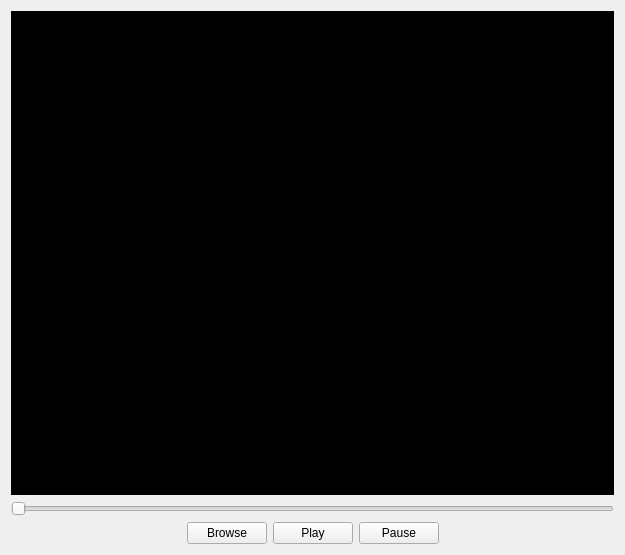
<?xml version="1.0" encoding="UTF-8"?>
<ui version="4.0">
 <class>VideoPlayerGui</class>
 <widget class="QWidget" name="VideoPlayerGui">
  <property name="geometry">
   <rect>
    <x>0</x>
    <y>0</y>
    <width>625</width>
    <height>555</height>
   </rect>
  </property>
  <property name="windowTitle">
   <string>Form</string>
  </property>
  <layout class="QVBoxLayout" name="verticalLayout" stretch="1,0,0">
   <item>
    <widget class="QLabel" name="Display_label">
     <property name="palette">
      <palette>
       <active>
        <colorrole role="Button">
         <brush brushstyle="SolidPattern">
          <color alpha="255">
           <red>0</red>
           <green>0</green>
           <blue>0</blue>
          </color>
         </brush>
        </colorrole>
        <colorrole role="Base">
         <brush brushstyle="SolidPattern">
          <color alpha="255">
           <red>0</red>
           <green>0</green>
           <blue>0</blue>
          </color>
         </brush>
        </colorrole>
        <colorrole role="Window">
         <brush brushstyle="SolidPattern">
          <color alpha="255">
           <red>0</red>
           <green>0</green>
           <blue>0</blue>
          </color>
         </brush>
        </colorrole>
       </active>
       <inactive>
        <colorrole role="Button">
         <brush brushstyle="SolidPattern">
          <color alpha="255">
           <red>0</red>
           <green>0</green>
           <blue>0</blue>
          </color>
         </brush>
        </colorrole>
        <colorrole role="Base">
         <brush brushstyle="SolidPattern">
          <color alpha="255">
           <red>0</red>
           <green>0</green>
           <blue>0</blue>
          </color>
         </brush>
        </colorrole>
        <colorrole role="Window">
         <brush brushstyle="SolidPattern">
          <color alpha="255">
           <red>0</red>
           <green>0</green>
           <blue>0</blue>
          </color>
         </brush>
        </colorrole>
       </inactive>
       <disabled>
        <colorrole role="Button">
         <brush brushstyle="SolidPattern">
          <color alpha="255">
           <red>0</red>
           <green>0</green>
           <blue>0</blue>
          </color>
         </brush>
        </colorrole>
        <colorrole role="Base">
         <brush brushstyle="SolidPattern">
          <color alpha="255">
           <red>0</red>
           <green>0</green>
           <blue>0</blue>
          </color>
         </brush>
        </colorrole>
        <colorrole role="Window">
         <brush brushstyle="SolidPattern">
          <color alpha="255">
           <red>0</red>
           <green>0</green>
           <blue>0</blue>
          </color>
         </brush>
        </colorrole>
       </disabled>
      </palette>
     </property>
     <property name="autoFillBackground">
      <bool>false</bool>
     </property>
     <property name="styleSheet">
      <string notr="true">Background-color: #000;</string>
     </property>
     <property name="frameShape">
      <enum>QFrame::NoFrame</enum>
     </property>
     <property name="text">
      <string/>
     </property>
     <property name="scaledContents">
      <bool>false</bool>
     </property>
    </widget>
   </item>
   <item>
    <widget class="QSlider" name="Frame_horizontalSlider">
     <property name="orientation">
      <enum>Qt::Horizontal</enum>
     </property>
    </widget>
   </item>
   <item>
    <layout class="QHBoxLayout" name="horizontalLayout">
     <item>
      <spacer name="horizontalSpacer">
       <property name="orientation">
        <enum>Qt::Horizontal</enum>
       </property>
       <property name="sizeHint" stdset="0">
        <size>
         <width>40</width>
         <height>20</height>
        </size>
       </property>
      </spacer>
     </item>
     <item>
      <widget class="QPushButton" name="Browse_pushButton">
       <property name="text">
        <string>Browse</string>
       </property>
      </widget>
     </item>
     <item>
      <widget class="QPushButton" name="Play_pushButton">
       <property name="text">
        <string>Play</string>
       </property>
      </widget>
     </item>
     <item>
      <widget class="QPushButton" name="Pause_pushButton">
       <property name="text">
        <string>Pause</string>
       </property>
      </widget>
     </item>
     <item>
      <spacer name="horizontalSpacer_2">
       <property name="orientation">
        <enum>Qt::Horizontal</enum>
       </property>
       <property name="sizeHint" stdset="0">
        <size>
         <width>40</width>
         <height>20</height>
        </size>
       </property>
      </spacer>
     </item>
    </layout>
   </item>
  </layout>
 </widget>
 <resources/>
 <connections>
  <connection>
   <sender>Frame_horizontalSlider</sender>
   <signal>sliderPressed()</signal>
   <receiver>VideoPlayerGui</receiver>
   <slot>onHorizontalSliderPressed()</slot>
   <hints>
    <hint type="sourcelabel">
     <x>45</x>
     <y>510</y>
    </hint>
    <hint type="destinationlabel">
     <x>58</x>
     <y>550</y>
    </hint>
   </hints>
  </connection>
  <connection>
   <sender>Frame_horizontalSlider</sender>
   <signal>sliderReleased()</signal>
   <receiver>VideoPlayerGui</receiver>
   <slot>onHorizontalSliderReleased()</slot>
   <hints>
    <hint type="sourcelabel">
     <x>136</x>
     <y>510</y>
    </hint>
    <hint type="destinationlabel">
     <x>137</x>
     <y>585</y>
    </hint>
   </hints>
  </connection>
  <connection>
   <sender>Frame_horizontalSlider</sender>
   <signal>sliderMoved(int)</signal>
   <receiver>VideoPlayerGui</receiver>
   <slot>onHorizontalSliderMoved(int)</slot>
   <hints>
    <hint type="sourcelabel">
     <x>544</x>
     <y>507</y>
    </hint>
    <hint type="destinationlabel">
     <x>543</x>
     <y>643</y>
    </hint>
   </hints>
  </connection>
  <connection>
   <sender>Browse_pushButton</sender>
   <signal>clicked()</signal>
   <receiver>VideoPlayerGui</receiver>
   <slot>onActionBrowse()</slot>
   <hints>
    <hint type="sourcelabel">
     <x>240</x>
     <y>530</y>
    </hint>
    <hint type="destinationlabel">
     <x>269</x>
     <y>627</y>
    </hint>
   </hints>
  </connection>
  <connection>
   <sender>Play_pushButton</sender>
   <signal>clicked()</signal>
   <receiver>VideoPlayerGui</receiver>
   <slot>onActionPlay()</slot>
   <hints>
    <hint type="sourcelabel">
     <x>330</x>
     <y>527</y>
    </hint>
    <hint type="destinationlabel">
     <x>330</x>
     <y>641</y>
    </hint>
   </hints>
  </connection>
  <connection>
   <sender>Pause_pushButton</sender>
   <signal>clicked()</signal>
   <receiver>VideoPlayerGui</receiver>
   <slot>onActionPause()</slot>
   <hints>
    <hint type="sourcelabel">
     <x>394</x>
     <y>535</y>
    </hint>
    <hint type="destinationlabel">
     <x>394</x>
     <y>603</y>
    </hint>
   </hints>
  </connection>
 </connections>
 <slots>
  <slot>onHorizontalSliderPressed()</slot>
  <slot>onHorizontalSliderMoved(int)</slot>
  <slot>onHorizontalSliderReleased()</slot>
  <slot>onActionBrowse()</slot>
  <slot>onActionPlay()</slot>
  <slot>onActionPause()</slot>
 </slots>
</ui>
